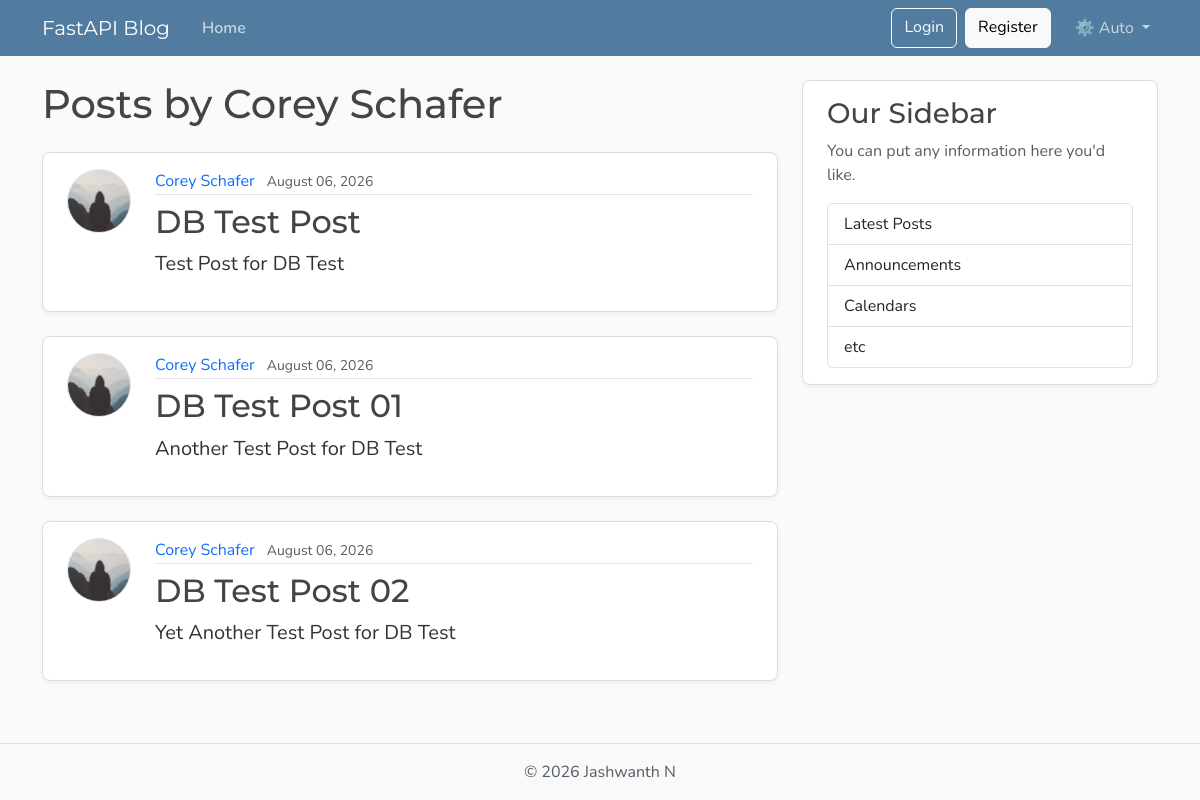
The page /users/2/posts on the database as committed earlier.
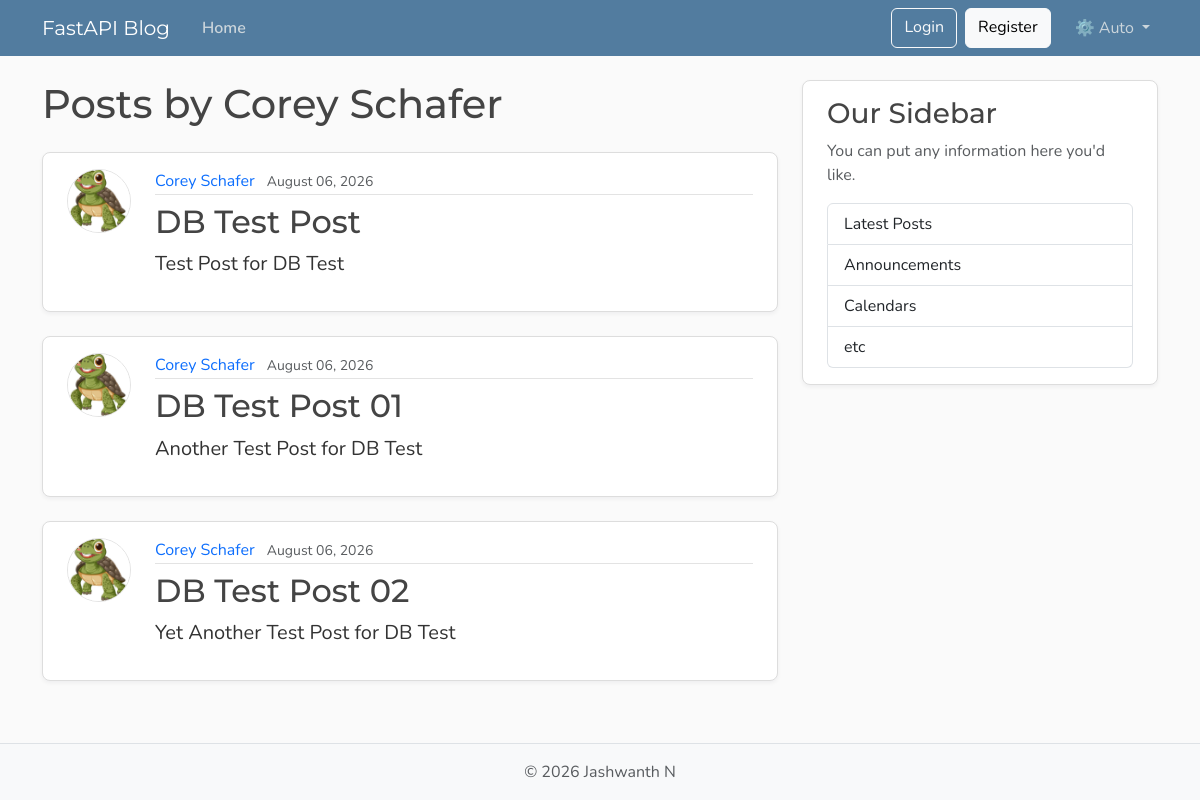
The same page on the database as committed later.
### models.py (models this page shows, shortened)
class Post(Base):
    __tablename__ = "posts"
    id: Mapped[int] = mapped_column(Integer, primary_key=True, index=True)
    title: Mapped[str] = mapped_column(String(100), nullable=False)
    content: Mapped[str] = mapped_column(Text, nullable=False)
    user_id: Mapped[int] = mapped_column(
        ForeignKey("users.id"),
        nullable=False,
        index=True,
    )
    date_posted: Mapped[datetime] = mapped_column(
        DateTime(timezone=True),
        default=lambda: datetime.now(UTC),
    )
    author: Mapped[User] = relationship(back_populates="posts")

class User(Base):
    __tablename__ = "users"
    id: Mapped[int] = mapped_column(Integer, primary_key=True, index=True)
    username: Mapped[str] = mapped_column(String(50), unique=True, nullable=False)
    email: Mapped[str] = mapped_column(String(120), unique=True, nullable=False)
    image_file: Mapped[str | None] = mapped_column(
        String(200),
        nullable=True,
        default=None,
    )
    posts: Mapped[list[Post]] = relationship(
        back_populates="author",
        cascade="all, delete-orphan"
    )

### main.py (the view)
@app.get("/users/{user_id}/posts", include_in_schema=False, name="user_posts")
def user_posts_page(
    request: Request,
    user_id: int,
    db: Annotated[Session, Depends(get_db)],
):
    result = db.execute(
        select(models.User).where(models.User.id == user_id)
    )
    user = result.scalars().first()
    if not user:
        raise HTTPException(
            status_code=status.HTTP_404_NOT_FOUND,
            detail="User not found",
        )
    result = db.execute(
        select(models.Post).where(models.Post.user_id == user_id)
    )
    posts = result.scalars().all()
    return templates.TemplateResponse(
        request,
        "user_posts.html",
        {
            "posts": posts,
            "user": user,
            "title": f"{user.username}'s Posts"
        },
    )

### templates/user_posts.html
{% extends "layout.html" %}
{% block content %}
  <h1 class="mb-4">Posts by {{ user.username }}</h1>
  {% for post in posts %}
    <article class="content-section py-3 px-4 mb-4">
      <div class="d-flex align-items-start gap-4">
        <img class="rounded-circle article-img flex-shrink-0"
             src="{{ post.author.image_path }}"
             alt="{{ post.author.username }}'s profile picture"
             width="64"
             height="64"
             loading="lazy">
        <div class="flex-grow-1">
          <div class="article-metadata mb-2">
            <a class="me-2"
               href="{{ url_for('user_posts', user_id=post.author.id) }}">{{ post.author.username }}</a>
            <small class="text-body-secondary">{{ post.date_posted.strftime("%B %d, %Y") }}</small>
          </div>
          <h2>
            <a class="article-title"
               href="{{ url_for('post_page', post_id=post.id) }}">{{ post.title }}</a>
          </h2>
          <p class="article-content">{{ post.content }}</p>
        </div>
      </div>
    </article>
  {% else %}
    <p class="text-body-secondary">No posts by this user yet.</p>
  {% endfor %}
{% endblock content %}

Rows that differ between the two databases and show on the page:
changed through a linked row, Post "DB Test Post": author.image_path: picture added in place of a placeholder
changed through a linked row, Post "DB Test Post 01": author.image_path: picture added in place of a placeholder
changed through a linked row, Post "DB Test Post 02": author.image_path: picture added in place of a placeholder
